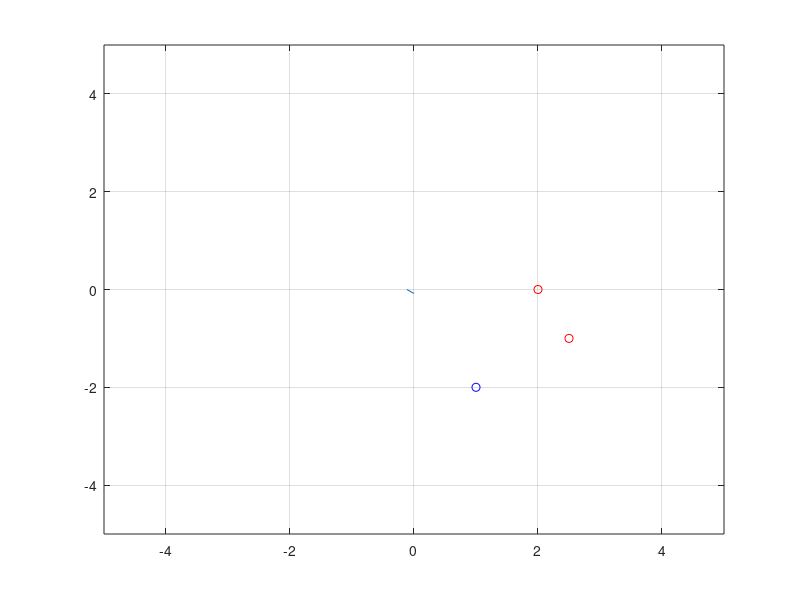

Write MATLAB code to recreate this figure.
clear all; clc;

disp(' ')
disp('            Practica 5')
disp(' ')
disp('***********************************')
disp(' ')
disp('Entrada de datos')
disp(' ')

p = [2 2.5 1; 0 -1 -2]
t = [1 1 -1]

disp('***********************************')
disp(' ')
disp('Entrada de pesos y ganancia')
disp(' ')

w = [-.7 .2]
b = 0.5
alfa = 0.5

disp('***********************************')
disp(' ')
disp('Proceso iterativo')
disp(' ')

e = 1;
iteracion = 0;
errores = 0;

%%%%%%%% documento

fid = fopen('Adaline_AND3.doc','w');
fprintf( fid,'Practica 6  "Adaline  AND"\n');
fprintf( fid,'\nAlfa %f\n',alfa);

while errores ~= size(p,2)
    iteracion = iteracion +1;
    errores = 0;
    
    fprintf( fid,'\nIteracion %i\n',iteracion);
    
    for i = 1: size(p,2)
        a = (w * p(:,i) + b);

        if a >= 0
            a = 1;
        else
            a = -1;
        end

        e = t(1,i) - a;
        paux = p(:,i);
        w = w + (2 * alfa * e * paux')
        b = b + (2 * alfa * e)

        if e == 0
            errores = errores + 1;
        end
        
        fprintf( fid,'\nPatron de entrada %i\n',i);
        fprintf( fid,'\nFuncion de activacion hardlim\n');
        fprintf( fid,'a = %3i\n',a);
        fprintf( fid,'\nError\n');
        fprintf( fid,'e = %10.3f\n',e);
        fprintf( fid,'\nPesos sinopticos\n');
        fprintf( fid,'w = [%10.3f %10.3f ]\n',w);
        fprintf( fid,'\nGanancia\n');
        fprintf( fid,'b = %10.3f\n',b);
        
    end
    
    disp('***********************************')
    disp(' ')
    disp('Recta solucion')
    disp(' ')

    x = -b/w(1,1)
    y = -b/w(1,2)

    %   Graficar usando la funcion plot

%     plot(p(1,1), p(2,1), 'or') % grafica con una "o" roja
%     hold on % mantener el grafico porque solo grafica el ultimo
%     grid on % para activar las etiquetas
%     plot(p(1,2), p(2,2), 'or')% grafica con una "o" azul
%     plot(p(1,3), p(2,3), 'or')
%     plot(p(1,4), p(2,4), 'ob')
%     axis([-5 5 -5 5]) % para darle un rango al plano cartesiano primero en x y en y
%     plot([x,0],[0,y])
    
    fprintf( fid,'\nRecta solucion %i\n',iteracion);
    fprintf( fid,'coordenada x = %10.3f\n',x);
    fprintf( fid,'coordenada y = %10.3f\n',y);
    
end
fclose(fid);
plot(p(1,1), p(2,1), 'or') % grafica con una "o" roja
    hold on % mantener el grafico porque solo grafica el ultimo
    grid on % para activar las etiquetas
    plot(p(1,2), p(2,2), 'or')% grafica con una "o" azul
    plot(p(1,3), p(2,3), 'ob')    
    %plot(p(1,4), p(2,4), 'ob')
    axis([-5 5 -5 5]) % para darle un rango al plano cartesiano primero en x y en y
    plot([x,0],[0,y])
    